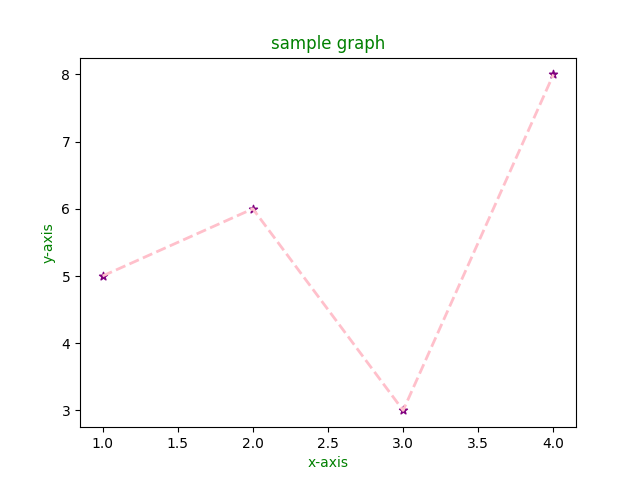

Reproduce this figure in Python.
import matplotlib.pyplot as plt
a=[1,2,3,4]
b=[5,6,3,8]
plt.plot(a,b,c='pink',linestyle='dashed',linewidth=2)
plt.scatter(a,b,c='purple',marker='*')
#plt.barh(a,b,color='lavender')
plt.title('sample graph',c='green')
plt.xlabel('x-axis',c='green')
plt.ylabel('y-axis',c='green')
plt.savefig(r'C:\Users\Divyasri\Desktop\AIML\g1.png')
plt.show() # this would be the last line.
